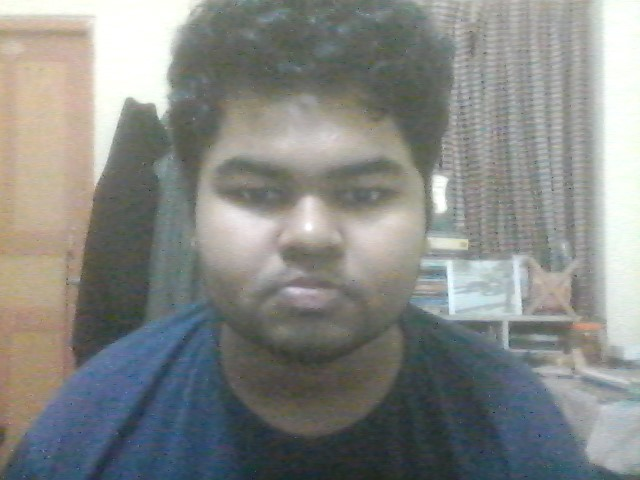
#> input picture performance analysis for paper/original.jpg, 640 x 480 px
$ python tmplt.py
#> lines starting #> are read from the running program, lines starting #| are printed output that depends on the picture
import numpy as np
import cv2

image = cv2.imread('original.jpg')
#> image is the input picture: shape (480, 640, 3); mean B, G, R 133.1, 136.1, 133.6
template = cv2.imread('eyeT.jpg')
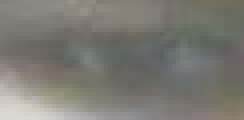
#> input picture performance analysis for paper/eyeT.JPG, 61 x 30 px, found by its file name (shown 4 times larger)
#> template is the input picture: shape (30, 61, 3); mean B, G, R 115.4, 121.9, 123.7

# resize images
image = cv2.resize(image, (0,0), fx=0.5, fy=0.5)
#> image: shape (240, 320, 3)
template = cv2.resize(template, (0,0), fx=0.5, fy=0.5)

# Convert to grayscale
imageGray = cv2.cvtColor(image, cv2.COLOR_BGR2GRAY)
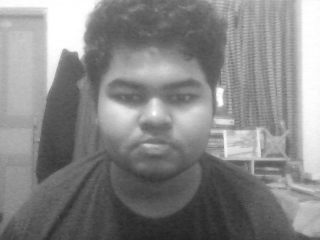
#> imageGray: shape (240, 320); min 35, max 255, mean 135.1
templateGray = cv2.cvtColor(template, cv2.COLOR_BGR2GRAY)

# Find template
result = cv2.matchTemplate(imageGray,templateGray, cv2.TM_CCOEFF)
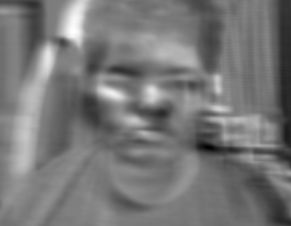
#> result: shape (226, 291) float32; min -336472.2, max 350888.9, mean -13816.3; drawn with min black and max white
min_val, max_val, min_loc, max_loc = cv2.minMaxLoc(result)
#> min_val = -336472.2; max_val = 350888.9; min_loc = (209, 147); max_loc = (73, 31)
top_left = max_loc
#> top_left = (73, 31)
h,w = templateGray.shape
#> h = 15; w = 30
bottom_right = (top_left[0] + w, top_left[1] + h)
#> bottom_right = (103, 46)
cv2.rectangle(image,top_left, bottom_right,(0,0,255),4)
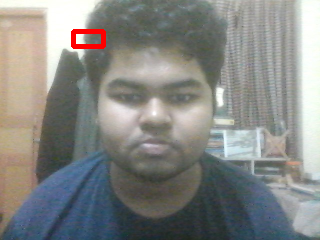
#> image: shape (240, 320, 3); mean B, G, R 132.3, 135.2, 134.2

# Show result
cv2.imshow("Template", template)
cv2.imshow("Result", image)

cv2.moveWindow("Template", 10, 50);
cv2.moveWindow("Result", 150, 50);

cv2.waitKey(0)
